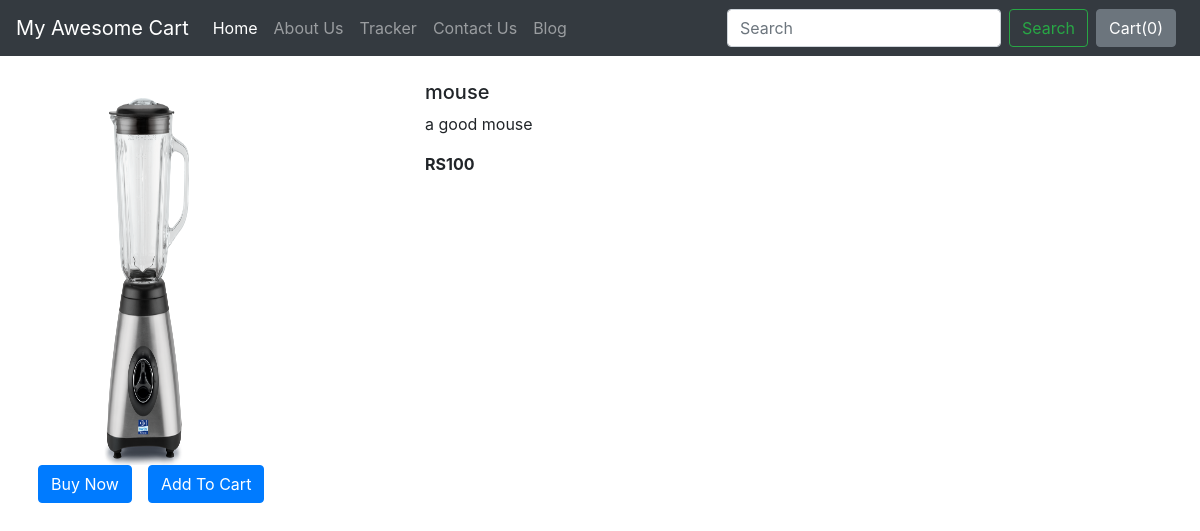
The page /shop/products/3 on the database its author committed.
### shop/models.py (models this page shows)
class Product(models.Model):
    product_id = models.AutoField
    product_name = models.CharField(max_length=50)
    product_description = models.CharField(max_length=300)
    product_catergory = models.CharField(max_length=50, default="")
    product_subcatergory = models.CharField(max_length=50, default="")
    product_price = models.IntegerField(default=0)
    product_image = models.ImageField(upload_to="shop/images", default="")
    publish_date = models.DateField()
    def __str__(self):
        return self.product_name

### shop/views.py (the view)
# urls.py: path("products/<int:myid>", views.ProductView, name="Product View"),
def ProductView(request,myid):
    product = Product.objects.filter(id=myid)
    print(product)
    return render(request, 'shop/ProductView.html', {'product': product[0]})

### shop/templates/shop/ProductView.html (shortened to what this page needs)
{% extends 'shop/basic.html' %} {% block title %} {{product.product_name}} -- My Awesome Cart{% endblock %} {% block body %}
<div class="container my-4">
	<div class="row">
		<div class="col-md-4">
			<div class="row">
				<img src="/media//{{product.product_image}}" width="233px" height="385px" />
			</div>
			<div class="row">
				<button class="btn btn-primary mx-2">Buy Now</button>
				<button class="btn btn-primary mx-2">Add To Cart</button>
			</div>
		</div>
		<div class="col-md-8">
			<h5>{{product.product_name}}</h5>
			<p>{{product.product_description}}</p>
			<p><b>RS{{product.product_price}}</b></p>
		</div>
	</div>
</div>
{% endblock %}

### rows shown on the page
Product: product_image (picture), product_name "mouse", product_description "a good mouse", product_price "100"
